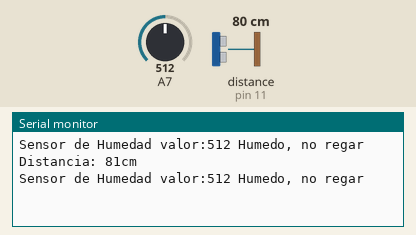
Recording of a sketch running on a simulated Arduino Uno, built with avr-gcc and run on an emulated ATmega328P. On the bench: the last lines printed to the serial monitor. Inputs (shaded band) come from the test bench; at power-on: A7 = 512, distance to the obstacle (sensor on pin 11) 80 cm. The echo pulse lasts 58.3 µs per cm.

Above: at 2.9 s.
3.0 s: A7 set to 686
At 3.8 s:
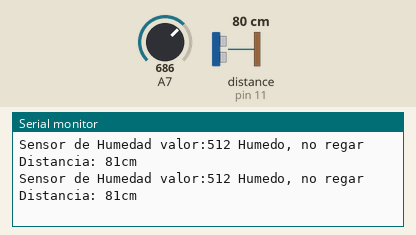
5.8 s: A7 set to 717
At 6.9 s:
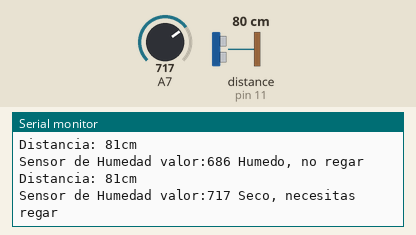

Measured:
- the behaviour switches between 700 and 701 on A7 (found by bisection; images 1 and 2)
- after the input at 5.8 s, the serial monitor: prints a new line after 0.57 s (image 2)

The sketch:

sensorHumedadYultraSonico.ino
```cpp
#include <NewPing.h>

/*Aqui se configuran los pines donde debemos conectar el sensor*/
#define TRIGGER_PIN  12
#define ECHO_PIN     11
#define MAX_DISTANCE 200
int Valor;

NewPing sonar(TRIGGER_PIN, ECHO_PIN, MAX_DISTANCE);

void setup() {
  Serial.begin(9600);
 // pinMode(5, INPUT);  //lectura de sensonr de tierra digital

}

void loop() {

  //sensor de temperatura de suelo
  Serial.print("Sensor de Humedad valor:");
Valor = analogRead(7);
Serial.print(Valor);
if (Valor <= 300)
   Serial.println(" Encharcado");
if ((Valor > 300) and (Valor <= 700))
    Serial.println(" Humedo, no regar");
if (Valor > 700)
    Serial.println(" Seco, necesitas regar");
delay(1000);

      int uS = sonar.ping_median();
        // Imprimir la distancia medida a la consola serial
      Serial.print("Distancia: ");
        // Calcular la distancia con base en una constante
      Serial.print(uS / US_ROUNDTRIP_CM);
      Serial.println("cm");

      delay(1000);
}
```
